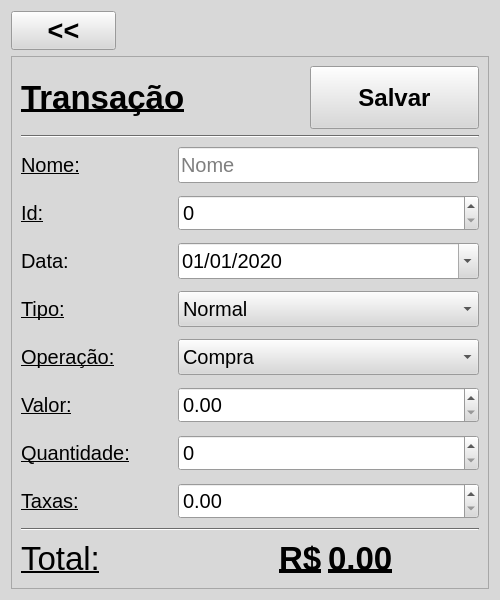
<?xml version="1.0" encoding="UTF-8"?>
<ui version="4.0">
 <class>TransactionAdd</class>
 <widget class="QWidget" name="TransactionAdd">
  <property name="geometry">
   <rect>
    <x>0</x>
    <y>0</y>
    <width>500</width>
    <height>600</height>
   </rect>
  </property>
  <property name="sizePolicy">
   <sizepolicy hsizetype="Fixed" vsizetype="Fixed">
    <horstretch>0</horstretch>
    <verstretch>0</verstretch>
   </sizepolicy>
  </property>
  <property name="minimumSize">
   <size>
    <width>500</width>
    <height>600</height>
   </size>
  </property>
  <property name="maximumSize">
   <size>
    <width>500</width>
    <height>600</height>
   </size>
  </property>
  <property name="palette">
   <palette>
    <active>
     <colorrole role="WindowText">
      <brush brushstyle="SolidPattern">
       <color alpha="255">
        <red>0</red>
        <green>0</green>
        <blue>0</blue>
       </color>
      </brush>
     </colorrole>
     <colorrole role="Button">
      <brush brushstyle="SolidPattern">
       <color alpha="255">
        <red>216</red>
        <green>216</green>
        <blue>216</blue>
       </color>
      </brush>
     </colorrole>
     <colorrole role="Light">
      <brush brushstyle="SolidPattern">
       <color alpha="255">
        <red>255</red>
        <green>255</green>
        <blue>255</blue>
       </color>
      </brush>
     </colorrole>
     <colorrole role="Midlight">
      <brush brushstyle="SolidPattern">
       <color alpha="255">
        <red>235</red>
        <green>235</green>
        <blue>235</blue>
       </color>
      </brush>
     </colorrole>
     <colorrole role="Dark">
      <brush brushstyle="SolidPattern">
       <color alpha="255">
        <red>108</red>
        <green>108</green>
        <blue>108</blue>
       </color>
      </brush>
     </colorrole>
     <colorrole role="Mid">
      <brush brushstyle="SolidPattern">
       <color alpha="255">
        <red>144</red>
        <green>144</green>
        <blue>144</blue>
       </color>
      </brush>
     </colorrole>
     <colorrole role="Text">
      <brush brushstyle="SolidPattern">
       <color alpha="255">
        <red>0</red>
        <green>0</green>
        <blue>0</blue>
       </color>
      </brush>
     </colorrole>
     <colorrole role="BrightText">
      <brush brushstyle="SolidPattern">
       <color alpha="255">
        <red>255</red>
        <green>255</green>
        <blue>255</blue>
       </color>
      </brush>
     </colorrole>
     <colorrole role="ButtonText">
      <brush brushstyle="SolidPattern">
       <color alpha="255">
        <red>0</red>
        <green>0</green>
        <blue>0</blue>
       </color>
      </brush>
     </colorrole>
     <colorrole role="Base">
      <brush brushstyle="SolidPattern">
       <color alpha="255">
        <red>255</red>
        <green>255</green>
        <blue>255</blue>
       </color>
      </brush>
     </colorrole>
     <colorrole role="Window">
      <brush brushstyle="SolidPattern">
       <color alpha="255">
        <red>216</red>
        <green>216</green>
        <blue>216</blue>
       </color>
      </brush>
     </colorrole>
     <colorrole role="Shadow">
      <brush brushstyle="SolidPattern">
       <color alpha="255">
        <red>0</red>
        <green>0</green>
        <blue>0</blue>
       </color>
      </brush>
     </colorrole>
     <colorrole role="AlternateBase">
      <brush brushstyle="SolidPattern">
       <color alpha="255">
        <red>235</red>
        <green>235</green>
        <blue>235</blue>
       </color>
      </brush>
     </colorrole>
     <colorrole role="ToolTipBase">
      <brush brushstyle="SolidPattern">
       <color alpha="255">
        <red>255</red>
        <green>255</green>
        <blue>220</blue>
       </color>
      </brush>
     </colorrole>
     <colorrole role="ToolTipText">
      <brush brushstyle="SolidPattern">
       <color alpha="255">
        <red>0</red>
        <green>0</green>
        <blue>0</blue>
       </color>
      </brush>
     </colorrole>
     <colorrole role="PlaceholderText">
      <brush brushstyle="SolidPattern">
       <color alpha="128">
        <red>0</red>
        <green>0</green>
        <blue>0</blue>
       </color>
      </brush>
     </colorrole>
    </active>
    <inactive>
     <colorrole role="WindowText">
      <brush brushstyle="SolidPattern">
       <color alpha="255">
        <red>0</red>
        <green>0</green>
        <blue>0</blue>
       </color>
      </brush>
     </colorrole>
     <colorrole role="Button">
      <brush brushstyle="SolidPattern">
       <color alpha="255">
        <red>216</red>
        <green>216</green>
        <blue>216</blue>
       </color>
      </brush>
     </colorrole>
     <colorrole role="Light">
      <brush brushstyle="SolidPattern">
       <color alpha="255">
        <red>255</red>
        <green>255</green>
        <blue>255</blue>
       </color>
      </brush>
     </colorrole>
     <colorrole role="Midlight">
      <brush brushstyle="SolidPattern">
       <color alpha="255">
        <red>235</red>
        <green>235</green>
        <blue>235</blue>
       </color>
      </brush>
     </colorrole>
     <colorrole role="Dark">
      <brush brushstyle="SolidPattern">
       <color alpha="255">
        <red>108</red>
        <green>108</green>
        <blue>108</blue>
       </color>
      </brush>
     </colorrole>
     <colorrole role="Mid">
      <brush brushstyle="SolidPattern">
       <color alpha="255">
        <red>144</red>
        <green>144</green>
        <blue>144</blue>
       </color>
      </brush>
     </colorrole>
     <colorrole role="Text">
      <brush brushstyle="SolidPattern">
       <color alpha="255">
        <red>0</red>
        <green>0</green>
        <blue>0</blue>
       </color>
      </brush>
     </colorrole>
     <colorrole role="BrightText">
      <brush brushstyle="SolidPattern">
       <color alpha="255">
        <red>255</red>
        <green>255</green>
        <blue>255</blue>
       </color>
      </brush>
     </colorrole>
     <colorrole role="ButtonText">
      <brush brushstyle="SolidPattern">
       <color alpha="255">
        <red>0</red>
        <green>0</green>
        <blue>0</blue>
       </color>
      </brush>
     </colorrole>
     <colorrole role="Base">
      <brush brushstyle="SolidPattern">
       <color alpha="255">
        <red>255</red>
        <green>255</green>
        <blue>255</blue>
       </color>
      </brush>
     </colorrole>
     <colorrole role="Window">
      <brush brushstyle="SolidPattern">
       <color alpha="255">
        <red>216</red>
        <green>216</green>
        <blue>216</blue>
       </color>
      </brush>
     </colorrole>
     <colorrole role="Shadow">
      <brush brushstyle="SolidPattern">
       <color alpha="255">
        <red>0</red>
        <green>0</green>
        <blue>0</blue>
       </color>
      </brush>
     </colorrole>
     <colorrole role="AlternateBase">
      <brush brushstyle="SolidPattern">
       <color alpha="255">
        <red>235</red>
        <green>235</green>
        <blue>235</blue>
       </color>
      </brush>
     </colorrole>
     <colorrole role="ToolTipBase">
      <brush brushstyle="SolidPattern">
       <color alpha="255">
        <red>255</red>
        <green>255</green>
        <blue>220</blue>
       </color>
      </brush>
     </colorrole>
     <colorrole role="ToolTipText">
      <brush brushstyle="SolidPattern">
       <color alpha="255">
        <red>0</red>
        <green>0</green>
        <blue>0</blue>
       </color>
      </brush>
     </colorrole>
     <colorrole role="PlaceholderText">
      <brush brushstyle="SolidPattern">
       <color alpha="128">
        <red>0</red>
        <green>0</green>
        <blue>0</blue>
       </color>
      </brush>
     </colorrole>
    </inactive>
    <disabled>
     <colorrole role="WindowText">
      <brush brushstyle="SolidPattern">
       <color alpha="255">
        <red>108</red>
        <green>108</green>
        <blue>108</blue>
       </color>
      </brush>
     </colorrole>
     <colorrole role="Button">
      <brush brushstyle="SolidPattern">
       <color alpha="255">
        <red>216</red>
        <green>216</green>
        <blue>216</blue>
       </color>
      </brush>
     </colorrole>
     <colorrole role="Light">
      <brush brushstyle="SolidPattern">
       <color alpha="255">
        <red>255</red>
        <green>255</green>
        <blue>255</blue>
       </color>
      </brush>
     </colorrole>
     <colorrole role="Midlight">
      <brush brushstyle="SolidPattern">
       <color alpha="255">
        <red>235</red>
        <green>235</green>
        <blue>235</blue>
       </color>
      </brush>
     </colorrole>
     <colorrole role="Dark">
      <brush brushstyle="SolidPattern">
       <color alpha="255">
        <red>108</red>
        <green>108</green>
        <blue>108</blue>
       </color>
      </brush>
     </colorrole>
     <colorrole role="Mid">
      <brush brushstyle="SolidPattern">
       <color alpha="255">
        <red>144</red>
        <green>144</green>
        <blue>144</blue>
       </color>
      </brush>
     </colorrole>
     <colorrole role="Text">
      <brush brushstyle="SolidPattern">
       <color alpha="255">
        <red>108</red>
        <green>108</green>
        <blue>108</blue>
       </color>
      </brush>
     </colorrole>
     <colorrole role="BrightText">
      <brush brushstyle="SolidPattern">
       <color alpha="255">
        <red>255</red>
        <green>255</green>
        <blue>255</blue>
       </color>
      </brush>
     </colorrole>
     <colorrole role="ButtonText">
      <brush brushstyle="SolidPattern">
       <color alpha="255">
        <red>108</red>
        <green>108</green>
        <blue>108</blue>
       </color>
      </brush>
     </colorrole>
     <colorrole role="Base">
      <brush brushstyle="SolidPattern">
       <color alpha="255">
        <red>216</red>
        <green>216</green>
        <blue>216</blue>
       </color>
      </brush>
     </colorrole>
     <colorrole role="Window">
      <brush brushstyle="SolidPattern">
       <color alpha="255">
        <red>216</red>
        <green>216</green>
        <blue>216</blue>
       </color>
      </brush>
     </colorrole>
     <colorrole role="Shadow">
      <brush brushstyle="SolidPattern">
       <color alpha="255">
        <red>0</red>
        <green>0</green>
        <blue>0</blue>
       </color>
      </brush>
     </colorrole>
     <colorrole role="AlternateBase">
      <brush brushstyle="SolidPattern">
       <color alpha="255">
        <red>216</red>
        <green>216</green>
        <blue>216</blue>
       </color>
      </brush>
     </colorrole>
     <colorrole role="ToolTipBase">
      <brush brushstyle="SolidPattern">
       <color alpha="255">
        <red>255</red>
        <green>255</green>
        <blue>220</blue>
       </color>
      </brush>
     </colorrole>
     <colorrole role="ToolTipText">
      <brush brushstyle="SolidPattern">
       <color alpha="255">
        <red>0</red>
        <green>0</green>
        <blue>0</blue>
       </color>
      </brush>
     </colorrole>
     <colorrole role="PlaceholderText">
      <brush brushstyle="SolidPattern">
       <color alpha="128">
        <red>0</red>
        <green>0</green>
        <blue>0</blue>
       </color>
      </brush>
     </colorrole>
    </disabled>
   </palette>
  </property>
  <property name="focusPolicy">
   <enum>Qt::NoFocus</enum>
  </property>
  <property name="windowTitle">
   <string>Adicionar Açoes</string>
  </property>
  <layout class="QVBoxLayout" name="TransactionAddLayout" stretch="1,20">
   <item>
    <layout class="QHBoxLayout" name="backButtonLayout" stretch="2,7">
     <item>
      <widget class="QPushButton" name="backButton">
       <property name="sizePolicy">
        <sizepolicy hsizetype="Preferred" vsizetype="Preferred">
         <horstretch>0</horstretch>
         <verstretch>0</verstretch>
        </sizepolicy>
       </property>
       <property name="font">
        <font>
         <pointsize>20</pointsize>
         <weight>75</weight>
         <bold>true</bold>
        </font>
       </property>
       <property name="text">
        <string>&lt;&lt;</string>
       </property>
      </widget>
     </item>
     <item>
      <widget class="QLabel" name="errorLabel">
       <property name="font">
        <font>
         <pointsize>15</pointsize>
        </font>
       </property>
       <property name="styleSheet">
        <string notr="true">color: red</string>
       </property>
       <property name="text">
        <string/>
       </property>
       <property name="alignment">
        <set>Qt::AlignCenter</set>
       </property>
      </widget>
     </item>
    </layout>
   </item>
   <item>
    <widget class="QFrame" name="transactionAddFrame">
     <property name="frameShape">
      <enum>QFrame::StyledPanel</enum>
     </property>
     <property name="frameShadow">
      <enum>QFrame::Raised</enum>
     </property>
     <layout class="QVBoxLayout" name="transactionAddFrameLayout" stretch="3,2,2,2,2,2,2,2,2,2,2,2">
      <item>
       <layout class="QHBoxLayout" name="titleLayout" stretch="3,2,3">
        <property name="bottomMargin">
         <number>0</number>
        </property>
        <item>
         <widget class="QLabel" name="transactionNameLabel">
          <property name="font">
           <font>
            <pointsize>25</pointsize>
            <weight>75</weight>
            <bold>true</bold>
            <underline>true</underline>
           </font>
          </property>
          <property name="text">
           <string>Transação</string>
          </property>
         </widget>
        </item>
        <item>
         <spacer name="titleSaveSpacer">
          <property name="orientation">
           <enum>Qt::Horizontal</enum>
          </property>
          <property name="sizeType">
           <enum>QSizePolicy::Preferred</enum>
          </property>
          <property name="sizeHint" stdset="0">
           <size>
            <width>40</width>
            <height>20</height>
           </size>
          </property>
         </spacer>
        </item>
        <item>
         <widget class="QPushButton" name="saveButton">
          <property name="sizePolicy">
           <sizepolicy hsizetype="Preferred" vsizetype="Preferred">
            <horstretch>0</horstretch>
            <verstretch>0</verstretch>
           </sizepolicy>
          </property>
          <property name="font">
           <font>
            <pointsize>18</pointsize>
            <weight>75</weight>
            <bold>true</bold>
           </font>
          </property>
          <property name="text">
           <string>Salvar</string>
          </property>
         </widget>
        </item>
       </layout>
      </item>
      <item>
       <widget class="Line" name="titleHorizontalLine">
        <property name="sizePolicy">
         <sizepolicy hsizetype="Preferred" vsizetype="Fixed">
          <horstretch>0</horstretch>
          <verstretch>0</verstretch>
         </sizepolicy>
        </property>
        <property name="orientation">
         <enum>Qt::Horizontal</enum>
        </property>
       </widget>
      </item>
      <item>
       <layout class="QHBoxLayout" name="nameInputLayout" stretch="1,2">
        <property name="topMargin">
         <number>3</number>
        </property>
        <property name="bottomMargin">
         <number>3</number>
        </property>
        <item>
         <widget class="QLabel" name="nameLabel">
          <property name="font">
           <font>
            <pointsize>15</pointsize>
            <underline>true</underline>
           </font>
          </property>
          <property name="text">
           <string>Nome:</string>
          </property>
          <property name="alignment">
           <set>Qt::AlignLeading|Qt::AlignLeft|Qt::AlignVCenter</set>
          </property>
         </widget>
        </item>
        <item>
         <widget class="QLineEdit" name="nameInput">
          <property name="sizePolicy">
           <sizepolicy hsizetype="Preferred" vsizetype="Preferred">
            <horstretch>0</horstretch>
            <verstretch>0</verstretch>
           </sizepolicy>
          </property>
          <property name="font">
           <font>
            <pointsize>15</pointsize>
           </font>
          </property>
          <property name="placeholderText">
           <string>Nome</string>
          </property>
         </widget>
        </item>
       </layout>
      </item>
      <item>
       <layout class="QHBoxLayout" name="idInputLayout" stretch="1,2">
        <property name="topMargin">
         <number>3</number>
        </property>
        <property name="bottomMargin">
         <number>3</number>
        </property>
        <item>
         <widget class="QLabel" name="idLabel">
          <property name="font">
           <font>
            <pointsize>15</pointsize>
            <underline>true</underline>
           </font>
          </property>
          <property name="text">
           <string>Id:</string>
          </property>
          <property name="alignment">
           <set>Qt::AlignLeading|Qt::AlignLeft|Qt::AlignVCenter</set>
          </property>
         </widget>
        </item>
        <item>
         <widget class="QSpinBox" name="idInput">
          <property name="enabled">
           <bool>true</bool>
          </property>
          <property name="sizePolicy">
           <sizepolicy hsizetype="Preferred" vsizetype="Preferred">
            <horstretch>0</horstretch>
            <verstretch>0</verstretch>
           </sizepolicy>
          </property>
          <property name="font">
           <font>
            <pointsize>15</pointsize>
           </font>
          </property>
          <property name="maximum">
           <number>999999999</number>
          </property>
         </widget>
        </item>
       </layout>
      </item>
      <item>
       <layout class="QHBoxLayout" name="operationDateLayout" stretch="1,2">
        <property name="topMargin">
         <number>3</number>
        </property>
        <property name="bottomMargin">
         <number>3</number>
        </property>
        <item>
         <widget class="QLabel" name="operationDateLabel">
          <property name="font">
           <font>
            <pointsize>15</pointsize>
           </font>
          </property>
          <property name="text">
           <string>Data:</string>
          </property>
          <property name="alignment">
           <set>Qt::AlignLeading|Qt::AlignLeft|Qt::AlignVCenter</set>
          </property>
         </widget>
        </item>
        <item>
         <widget class="QDateEdit" name="operationDateInput">
          <property name="enabled">
           <bool>true</bool>
          </property>
          <property name="sizePolicy">
           <sizepolicy hsizetype="Preferred" vsizetype="Preferred">
            <horstretch>0</horstretch>
            <verstretch>0</verstretch>
           </sizepolicy>
          </property>
          <property name="font">
           <font>
            <pointsize>15</pointsize>
           </font>
          </property>
          <property name="displayFormat">
           <string>dd/MM/yyyy</string>
          </property>
          <property name="calendarPopup">
           <bool>true</bool>
          </property>
          <property name="date">
           <date>
            <year>2020</year>
            <month>1</month>
            <day>1</day>
           </date>
          </property>
         </widget>
        </item>
       </layout>
      </item>
      <item>
       <layout class="QHBoxLayout" name="categoryInputLayout" stretch="1,2">
        <property name="topMargin">
         <number>3</number>
        </property>
        <property name="bottomMargin">
         <number>3</number>
        </property>
        <item>
         <widget class="QLabel" name="categoryLabel">
          <property name="font">
           <font>
            <pointsize>15</pointsize>
            <underline>true</underline>
           </font>
          </property>
          <property name="text">
           <string>Tipo:</string>
          </property>
          <property name="alignment">
           <set>Qt::AlignLeading|Qt::AlignLeft|Qt::AlignVCenter</set>
          </property>
         </widget>
        </item>
        <item>
         <widget class="QComboBox" name="categoryInput">
          <property name="enabled">
           <bool>true</bool>
          </property>
          <property name="sizePolicy">
           <sizepolicy hsizetype="Preferred" vsizetype="Preferred">
            <horstretch>0</horstretch>
            <verstretch>0</verstretch>
           </sizepolicy>
          </property>
          <property name="font">
           <font>
            <pointsize>15</pointsize>
           </font>
          </property>
          <property name="currentIndex">
           <number>1</number>
          </property>
          <property name="maxVisibleItems">
           <number>2</number>
          </property>
          <property name="maxCount">
           <number>2</number>
          </property>
          <item>
           <property name="text">
            <string>Fundo Imobiliário</string>
           </property>
          </item>
          <item>
           <property name="text">
            <string>Normal</string>
           </property>
          </item>
         </widget>
        </item>
       </layout>
      </item>
      <item>
       <layout class="QHBoxLayout" name="operationTypeInputLayout" stretch="1,2">
        <property name="topMargin">
         <number>3</number>
        </property>
        <property name="bottomMargin">
         <number>3</number>
        </property>
        <item>
         <widget class="QLabel" name="operationTypeLabel">
          <property name="font">
           <font>
            <pointsize>15</pointsize>
            <underline>true</underline>
           </font>
          </property>
          <property name="text">
           <string>Operação:</string>
          </property>
          <property name="alignment">
           <set>Qt::AlignLeading|Qt::AlignLeft|Qt::AlignVCenter</set>
          </property>
         </widget>
        </item>
        <item>
         <widget class="QComboBox" name="operationTypeInput">
          <property name="enabled">
           <bool>true</bool>
          </property>
          <property name="sizePolicy">
           <sizepolicy hsizetype="Preferred" vsizetype="Preferred">
            <horstretch>0</horstretch>
            <verstretch>0</verstretch>
           </sizepolicy>
          </property>
          <property name="font">
           <font>
            <pointsize>15</pointsize>
           </font>
          </property>
          <property name="currentIndex">
           <number>0</number>
          </property>
          <property name="maxVisibleItems">
           <number>2</number>
          </property>
          <property name="maxCount">
           <number>2</number>
          </property>
          <item>
           <property name="text">
            <string>Compra</string>
           </property>
          </item>
          <item>
           <property name="text">
            <string>Venda</string>
           </property>
          </item>
         </widget>
        </item>
       </layout>
      </item>
      <item>
       <layout class="QHBoxLayout" name="priceInputLayout" stretch="1,2">
        <property name="topMargin">
         <number>3</number>
        </property>
        <property name="bottomMargin">
         <number>3</number>
        </property>
        <item>
         <widget class="QLabel" name="priceLabel">
          <property name="font">
           <font>
            <pointsize>15</pointsize>
            <underline>true</underline>
           </font>
          </property>
          <property name="text">
           <string>Valor:</string>
          </property>
          <property name="alignment">
           <set>Qt::AlignLeading|Qt::AlignLeft|Qt::AlignVCenter</set>
          </property>
         </widget>
        </item>
        <item>
         <widget class="QDoubleSpinBox" name="priceInput">
          <property name="enabled">
           <bool>true</bool>
          </property>
          <property name="sizePolicy">
           <sizepolicy hsizetype="Preferred" vsizetype="Preferred">
            <horstretch>0</horstretch>
            <verstretch>0</verstretch>
           </sizepolicy>
          </property>
          <property name="font">
           <font>
            <pointsize>15</pointsize>
           </font>
          </property>
          <property name="maximum">
           <double>99999999999999.000000000000000</double>
          </property>
         </widget>
        </item>
       </layout>
      </item>
      <item>
       <layout class="QHBoxLayout" name="ammountInputLayout" stretch="1,2">
        <property name="topMargin">
         <number>3</number>
        </property>
        <property name="bottomMargin">
         <number>3</number>
        </property>
        <item>
         <widget class="QLabel" name="ammountLabel">
          <property name="font">
           <font>
            <pointsize>15</pointsize>
            <underline>true</underline>
           </font>
          </property>
          <property name="text">
           <string>Quantidade:</string>
          </property>
          <property name="alignment">
           <set>Qt::AlignLeading|Qt::AlignLeft|Qt::AlignVCenter</set>
          </property>
         </widget>
        </item>
        <item>
         <widget class="QSpinBox" name="ammountInput">
          <property name="enabled">
           <bool>true</bool>
          </property>
          <property name="sizePolicy">
           <sizepolicy hsizetype="Preferred" vsizetype="Preferred">
            <horstretch>0</horstretch>
            <verstretch>0</verstretch>
           </sizepolicy>
          </property>
          <property name="font">
           <font>
            <pointsize>15</pointsize>
           </font>
          </property>
          <property name="maximum">
           <number>999999999</number>
          </property>
         </widget>
        </item>
       </layout>
      </item>
      <item>
       <layout class="QHBoxLayout" name="faresInputLayout" stretch="1,2">
        <property name="topMargin">
         <number>3</number>
        </property>
        <property name="bottomMargin">
         <number>3</number>
        </property>
        <item>
         <widget class="QLabel" name="faresLabel">
          <property name="font">
           <font>
            <pointsize>15</pointsize>
            <underline>true</underline>
           </font>
          </property>
          <property name="text">
           <string>Taxas:</string>
          </property>
          <property name="alignment">
           <set>Qt::AlignLeading|Qt::AlignLeft|Qt::AlignVCenter</set>
          </property>
         </widget>
        </item>
        <item>
         <widget class="QDoubleSpinBox" name="faresInput">
          <property name="enabled">
           <bool>true</bool>
          </property>
          <property name="sizePolicy">
           <sizepolicy hsizetype="Preferred" vsizetype="Preferred">
            <horstretch>0</horstretch>
            <verstretch>0</verstretch>
           </sizepolicy>
          </property>
          <property name="font">
           <font>
            <pointsize>15</pointsize>
           </font>
          </property>
          <property name="maximum">
           <double>9999999999.000000000000000</double>
          </property>
         </widget>
        </item>
       </layout>
      </item>
      <item>
       <widget class="Line" name="totalHorizontalLine">
        <property name="sizePolicy">
         <sizepolicy hsizetype="Preferred" vsizetype="Fixed">
          <horstretch>0</horstretch>
          <verstretch>0</verstretch>
         </sizepolicy>
        </property>
        <property name="orientation">
         <enum>Qt::Horizontal</enum>
        </property>
       </widget>
      </item>
      <item>
       <layout class="QHBoxLayout" name="totalLayout" stretch="10,1,6">
        <item>
         <widget class="QLabel" name="totalTitleLabel">
          <property name="font">
           <font>
            <pointsize>25</pointsize>
            <weight>50</weight>
            <bold>false</bold>
            <underline>true</underline>
           </font>
          </property>
          <property name="text">
           <string>Total:</string>
          </property>
          <property name="alignment">
           <set>Qt::AlignLeading|Qt::AlignLeft|Qt::AlignVCenter</set>
          </property>
         </widget>
        </item>
        <item>
         <widget class="QLabel" name="realSymbolLabel">
          <property name="font">
           <font>
            <pointsize>25</pointsize>
            <weight>75</weight>
            <bold>true</bold>
            <underline>true</underline>
           </font>
          </property>
          <property name="text">
           <string>R$</string>
          </property>
         </widget>
        </item>
        <item>
         <widget class="QLabel" name="totalValueLabel">
          <property name="font">
           <font>
            <pointsize>25</pointsize>
            <weight>75</weight>
            <bold>true</bold>
            <underline>true</underline>
           </font>
          </property>
          <property name="text">
           <string>0.00</string>
          </property>
         </widget>
        </item>
       </layout>
      </item>
     </layout>
    </widget>
   </item>
  </layout>
 </widget>
 <resources/>
 <connections/>
</ui>
